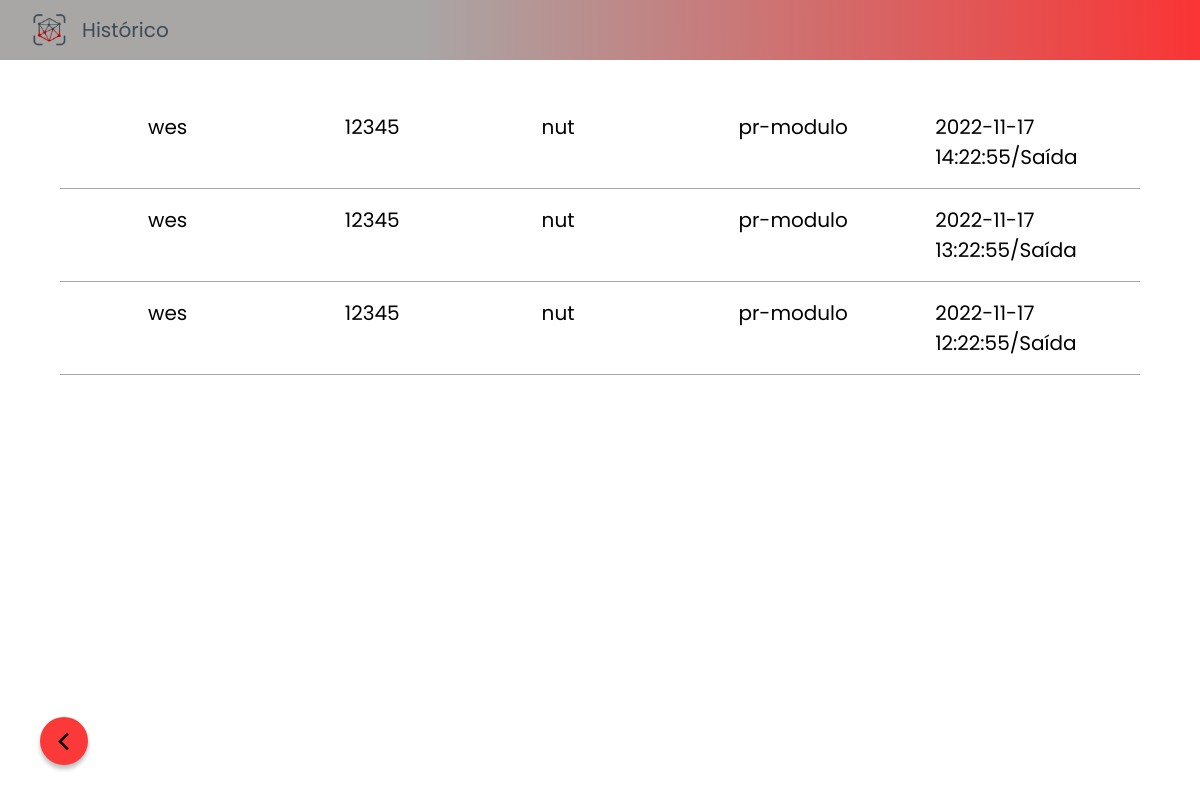
The page /view/registro.php (signed in) on the database as committed earlier.
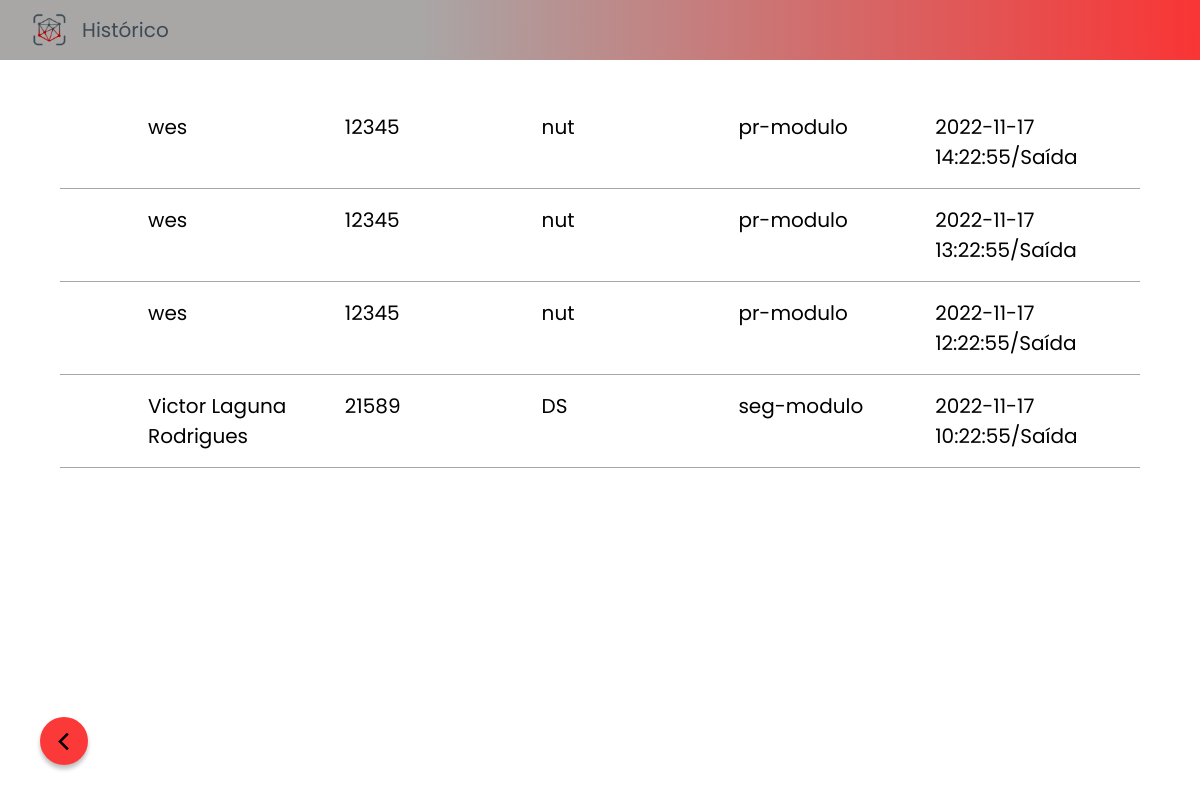
The same page on the database as committed later.
### tables this page shows
create table registro (
    rm int not null,
    entradaSaida datetime not null,
    foreign key(rm) references CadastroAluno(rm)
);

create table CadastroAluno(
    nome varchar(140) not null,
    rm int(5) not null primary key check (rm > 0 and rm <= 99999 ),
    email varchar(100) not null unique key,
    curso varchar(7) not null,
    periodo varchar(10) not null
);

### model/DAO/RegistroDAO.php (called while the page is built, shortened)
<?php
class RegistroDAO{
    function pegarTodosRegistros(){
        $pdo = conectar();
        $resul = $pdo->query("select cadastroaluno.nome, cadastroaluno.rm, cadastroaluno.curso, cadastroaluno.periodo, registro.entradaSaida from CadastroAluno inner join registro on cadastroaluno.rm = registro.rm order by registro.entradaSaida Desc;");
        return ($resul);
    }
}

### model/Registros.php (called while the page is built)
<?php
include_once('DAO/RegistroDAO.php');
class Registro {
    function pegarTodosRegistros(){
        $registroDAO = new RegistroDAO();
        $res = $registroDAO->pegarTodosRegistros();
        return $res;
    }
}

### controller/RegistroController.php (the view)
<?php
    include('../model/Registros.php');
    class RegistroController {
        function pegarTodosRegistros(){
            $registro = new Registro();
            return $registro->pegarTodosRegistros();
        }
        function lista(){
            $lista = $this->pegarTodosRegistros();
            $a = $lista ->fetchAll();
            foreach($a as $itens){
                echo
                '<li class="registro">
                    <div class="nome">'. $itens[0] .'</div>
                    <div class="rm">'. $itens[1] .'</div>
                    <div class="periodo">'. $itens[2] .'</div>
                    <div class="curso">'. $itens[3] .'</div>
                    <div class="entradaSaida">'. $itens[4] .'/Saída</div>
                </li>';
            }
        }
    }

### view/registro.php (shortened to what this page needs)
<?php
    include ('../Controller/RegistroController.php');
    $registroController = new RegistroController();
?>
<!DOCTYPE html>
<html lang="en">
<head>
    <link rel="stylesheet" href="../assets/css/variaveis.css">
    <link rel="stylesheet" href="../assets/css/corpo.css">
    <link rel="stylesheet" href="../assets/css/header-cadastro.css">
    <link rel="stylesheet" href="../assets/css/historico.css">
    <link rel="stylesheet" href="../assets/fontes/PTSans-Regular.ttf">
</head>
<body>
    <header class="header-cadastro">
        <img src="../assets/imagens/logo_icon.png" alt="Logo Sistema Face ID" class="header-cadastro__image">
        <h1 class="header__title">Histórico</h1>
    </header>
    <main id="registroMain">
        <ol id="historico">
            <?php
                $registroController ->lista();
            ?>
        </ol>
    </main>
    <a href="faceid.php" target="_self">
        <button class="voltar">
            <span id="voltarIcon" class="material-symbols-outlined">
            </span>
        </button>
    </a>
</body>
</html>

### assets/css/variaveis.css (style rules this page uses)
:root { --cor-fundo:#D6D4E2; --vermelho:#F93535; --cor-botao-escuro:#3D4B56; --cor-fundo-icons:#A9A6A6; --cor-fundo-container:#7A7A7A; --fonte:'Poppins', sans-serif; }

### assets/css/corpo.css (style rules this page uses)
* { padding: 0; margin: 0; text-decoration: none; outline: 0; border: none; box-sizing: border-box; font-family: var(--fonte); }
body { height: 100vh; }

### assets/css/header-cadastro.css (style rules this page uses)
.header-cadastro { background: linear-gradient(269.56deg, #F93535 0.25%, #A9A6A6 64.85%); width: 100%; height: 60px; position: relative; margin-bottom: 1rem; display: flex; align-items: center; padding: 0 2rem; gap: 1rem; }
.header-cadastro__image { width: 3%; }
.header__title { font-size: 20px; font-family: var(--fonte); font-weight: 400; color: var(--cor-botao-escuro); }

### assets/css/historico.css (style rules this page uses)
body { overflow-x: hidden; }
#registroMain { margin: 20px auto; width: 90vw; }
#historico { display: flex; flex-direction: column ; justify-content: center; padding:1rem 0; }
.registro { list-style: none; display: grid; grid-template-columns: repeat(5, 20%); gap: 0 1rem; border-bottom: 1px solid #A9A6A6; padding: 1rem 5.5rem; font-family: 'PT Sans', sans-serif; font-weight: 400; font-size: 20px ; }
.voltar { display: flex; align-items: center; justify-content: center; border-radius: 50%; background-color: rgb(252, 57, 57); box-shadow: 0px 4px 4px 0px #00000040; height: 48px; width: 48px; border-radius: 50%; transition: .4s all; position: fixed; bottom: 35px; left: 40px; }
#voltarIcon { font-size: 35px; }

Rows that differ between the two databases and show on the page:
added registro: rm.nome "Victor Laguna Rodrigues", rm.rm "21589", rm.curso "DS", rm.periodo "seg-modulo", entradaSaida "2022-11-17 10:22:55"
